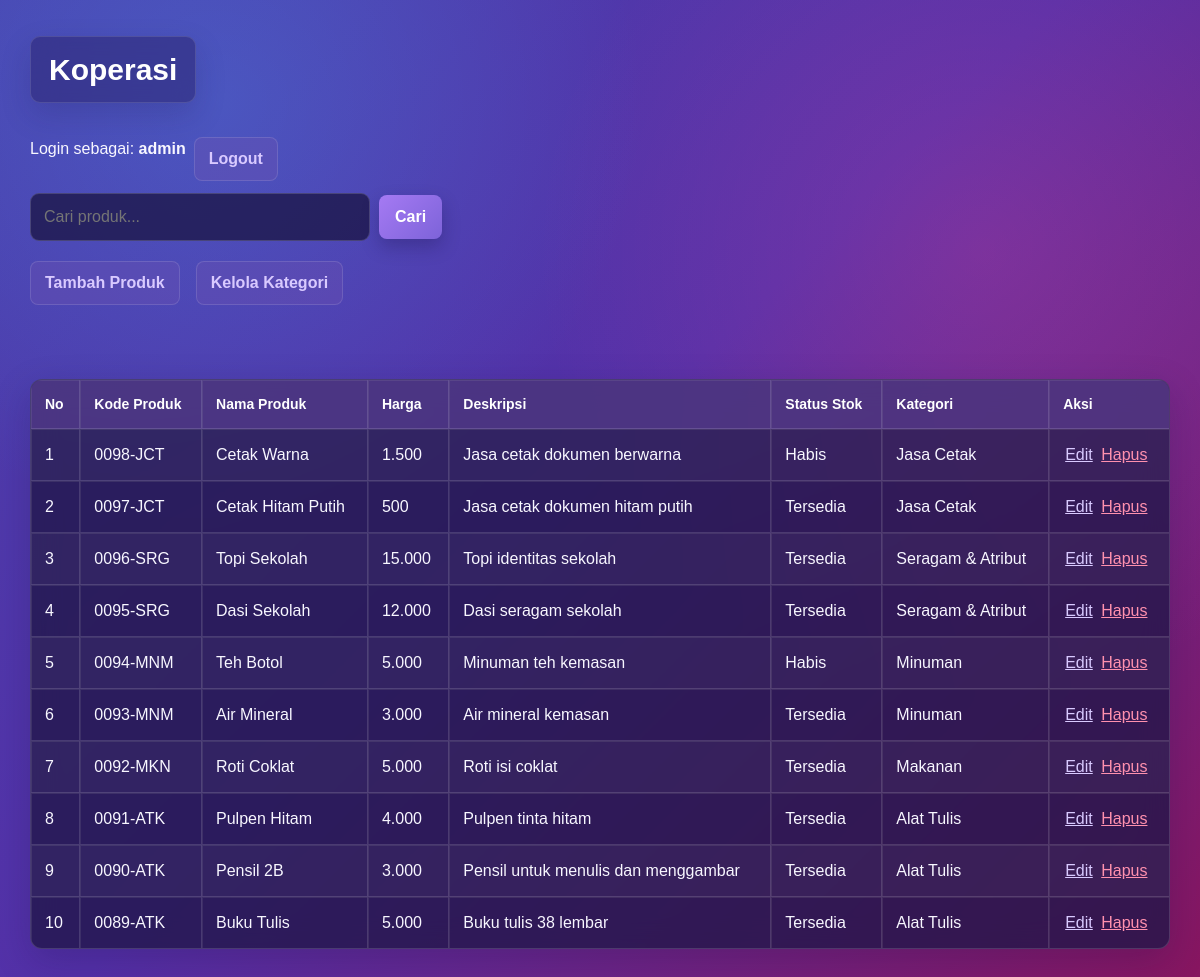
/index.php (signed in), run on the app's committed database.
### tables this page shows
CREATE TABLE IF NOT EXISTS produk (
    id INT AUTO_INCREMENT PRIMARY KEY,
    kode_produk VARCHAR(20) NOT NULL,
    nama_produk VARCHAR(100) NOT NULL,
    harga INT NOT NULL,
    deskripsi TEXT,
    status_stok ENUM('Tersedia', 'Habis') NOT NULL,
    kategori_id INT NOT NULL,
    CONSTRAINT fk_produk_kategori
        FOREIGN KEY (kategori_id) REFERENCES kategori(id)
        ON DELETE RESTRICT
        ON UPDATE CASCADE
);

CREATE TABLE IF NOT EXISTS kategori (
    id INT AUTO_INCREMENT PRIMARY KEY,
    nama_kategori VARCHAR(50) NOT NULL UNIQUE,
    gambar VARCHAR(100) DEFAULT NULL
);

### index.php (the view, shortened to what this page needs)
<?php
include "koneksi.php";
$search = isset($_GET['search']) ? trim($_GET['search']) : '';
$query = "SELECT produk.*, kategori.nama_kategori, kategori.gambar
        FROM produk
        LEFT JOIN kategori ON produk.kategori_id = kategori.id";
$query .= " ORDER BY produk.id DESC";
$result = mysqli_query($koneksi, $query);
?>
<!DOCTYPE html>
<html lang="en">
<head>
    <link rel="stylesheet" href="style.css">
</head>
<body>
    <h2>Koperasi</h2>
    <nav class="A">
        <span>Login sebagai: <b><?php echo htmlspecialchars($_SESSION['username']); ?></b></span>
        <a href="logout.php">Logout</a>
    </nav>
    <form method="GET" action="index.php" style="margin-bottom: 20px;" class="cari">
        <input type="text" name="search" value="<?php echo htmlspecialchars($search); ?>" placeholder="Cari produk..." />
        <button type="submit">Cari</button>
    </form>
    <nav class="A">
    <a href="tambah.php">Tambah Produk</a>
    <br>
    <a href="kategori/index.php">Kelola Kategori</a>
    </nav>
    <br><br>
    <table border="1" cellpadding="10" cellspacing="0">
        <tr>
            <th>No</th>
            <th>Kode Produk</th>
            <th>Nama Produk</th>
            <th>Harga</th>
            <th>Deskripsi</th>
            <th>Status Stok</th>
            <th>Kategori</th>
            <th>Aksi</th>
        </tr>
        <?php
        $no = 1;
        if (mysqli_num_rows($result) > 0) {
            while ($data = mysqli_fetch_assoc($result)) { ?>
                <tr>
                    <td><?php echo $no++; ?></td>
                    <td><?php echo htmlspecialchars($data['kode_produk']); ?></td>
                    <td><?php echo htmlspecialchars($data['nama_produk']); ?></td>
                    <td><?php echo number_format($data['harga'], 0, ',', '.'); ?></td>
                    <td><?php echo htmlspecialchars($data['deskripsi']); ?></td>
                    <td><?php echo $data['status_stok']; ?></td>
                    <td>
                        <?php
                        $namaKategori = $data['nama_kategori'] ?? '-';
                        ?>
                        <?php echo htmlspecialchars($namaKategori); ?>
                    </td>
                    <td class="aksi">
                        <a href="edit.php?id=<?php echo $data['id']; ?>">Edit</a>
                        <a href="hapus.php?id=<?php echo $data['id']; ?>" onclick="return confirm('Apakah Anda yakin ingin menghapus produk ini?')">Hapus</a>
                    </td>
                </tr>
            <?php }
        } else { ?>
            <tr>
                <td colspan="8" align="center">Data tidak ditemukan</td>
            </tr>
        <?php } ?>
    </table>
</body>
</html>

### style.css (style rules this page uses)
* { box-sizing: border-box; }
:root { --primary: #b58cff; --primary-dark: #9b73eb; --primary-soft: rgba(167, 139, 250, 0.16); --danger: #ff7b9c; --text: #f8f7ff; --muted: #d0cae8; --border: rgba(255, 255, 255, 0.14); --background: #4b36ae; --surface: rgba(32, 23, 72, 0.78); }
body { max-width: 1180px; min-height: 100vh; margin: 0 auto; padding: 36px 20px 60px; background: radial-gradient(circle at 18% 10%, rgba(69, 171, 255, 0.24), transparent 32%), radial-gradient(circle at 82% 25%, rgba(255, 77, 158, 0.20), transparent 36%), linear-gradient(135deg, #4a41ae 0%, #5430a8 48%, #89155e 100%); background-attachment: fixed; color: var(--text); font-family: Arial, Helvetica, sans-serif; line-height: 1.5; }
h2 { display: inline-block; margin: 0 0 22px; padding: 10px 18px; border: 1px solid rgba(255, 255, 255, 0.12); border-radius: 10px; background: rgba(35, 25, 91, 0.42); box-shadow: 0 12px 30px rgba(30, 20, 78, 0.18); backdrop-filter: blur(12px); color: #ffffff; font-size: 30px; }
form { margin-bottom: 20px; }
input[type="text"], input[type="number"], input[type="file"], textarea, select { width: 100%; max-width: 420px; margin-top: 6px; padding: 11px 13px; border: 1px solid rgba(255, 255, 255, 0.16); border-radius: 9px; background: rgba(24, 18, 63, 0.72); color: #ffffff; font: inherit; transition: 0.2s ease; }
button, input[type="submit"] { padding: 10px 16px; border: 0; border-radius: 8px; background: linear-gradient(135deg, #a57af3, #7d63d9); color: #ffffff; cursor: pointer; font: inherit; font-weight: 700; box-shadow: 0 8px 18px rgba(24, 14, 70, 0.28); transition: 0.2s ease; }
form.cari { display: flex; align-items: center; gap: 9px; }
form.cari input[type="text"] { max-width: 340px; margin: 0; }
nav, .A { display: flex; flex-wrap: wrap; gap: 8px; margin: 12px 0; }
nav a, .A a, a { color: #d9caff; }
nav a, .A a, a[href*="tambah.php"], a[href*="kategori/index.php"], a[href*="index.php"] { display: inline-block; padding: 9px 14px; border: 1px solid rgba(255, 255, 255, 0.12); border-radius: 8px; background: rgba(111, 82, 176, 0.34); text-decoration: none; font-weight: 600; transition: 0.2s ease; }
.aksi { white-space: nowrap; }
.aksi a { margin: 2px; }
.aksi a:last-child { color: #ff91ae; }
table { width: 100%; margin-top: 14px; border: 1px solid var(--border); border-collapse: separate; border-spacing: 0; border-radius: 12px; background: var(--surface); box-shadow: 0 12px 36px rgba(24, 12, 67, 0.22); backdrop-filter: blur(14px); overflow: hidden; }
th, td { padding: 13px; border-bottom: 1px solid var(--border); border-right: 1px solid var(--border); text-align: left; vertical-align: middle; }
th:last-child, td:last-child { border-right: 0; }
tr:last-child td { border-bottom: 0; }
th { background: rgba(120, 87, 182, 0.42); color: #ffffff; font-size: 14px; }
tbody tr:nth-child(even) { background: rgba(255, 255, 255, 0.035); }

### data on the page
produk: kode_produk "0098-JCT", nama_produk "Cetak Warna", harga "1.500", deskripsi "Jasa cetak dokumen berwarna", status_stok "Habis", kategori.nama_kategori "Jasa Cetak"
produk: kode_produk "0097-JCT", nama_produk "Cetak Hitam Putih", harga "500", deskripsi "Jasa cetak dokumen hitam putih", status_stok "Tersedia", kategori.nama_kategori "Jasa Cetak"
produk: kode_produk "0096-SRG", nama_produk "Topi Sekolah", harga "15.000", deskripsi "Topi identitas sekolah", status_stok "Tersedia", kategori.nama_kategori "Seragam & Atribut"
produk: kode_produk "0095-SRG", nama_produk "Dasi Sekolah", harga "12.000", deskripsi "Dasi seragam sekolah", status_stok "Tersedia", kategori.nama_kategori "Seragam & Atribut"
produk: kode_produk "0094-MNM", nama_produk "Teh Botol", harga "5.000", deskripsi "Minuman teh kemasan", status_stok "Habis", kategori.nama_kategori "Minuman"
produk: kode_produk "0093-MNM", nama_produk "Air Mineral", harga "3.000", deskripsi "Air mineral kemasan", status_stok "Tersedia", kategori.nama_kategori "Minuman"
produk: kode_produk "0092-MKN", nama_produk "Roti Coklat", harga "5.000", deskripsi "Roti isi coklat", status_stok "Tersedia", kategori.nama_kategori "Makanan"
produk: kode_produk "0091-ATK", nama_produk "Pulpen Hitam", harga "4.000", deskripsi "Pulpen tinta hitam", status_stok "Tersedia", kategori.nama_kategori "Alat Tulis"
produk: kode_produk "0090-ATK", nama_produk "Pensil 2B", harga "3.000", deskripsi "Pensil untuk menulis dan menggambar", status_stok "Tersedia", kategori.nama_kategori "Alat Tulis"
produk: kode_produk "0089-ATK", nama_produk "Buku Tulis", harga "5.000", deskripsi "Buku tulis 38 lembar", status_stok "Tersedia", kategori.nama_kategori "Alat Tulis"

### other printed values
$_SESSION['username'] "admin"
